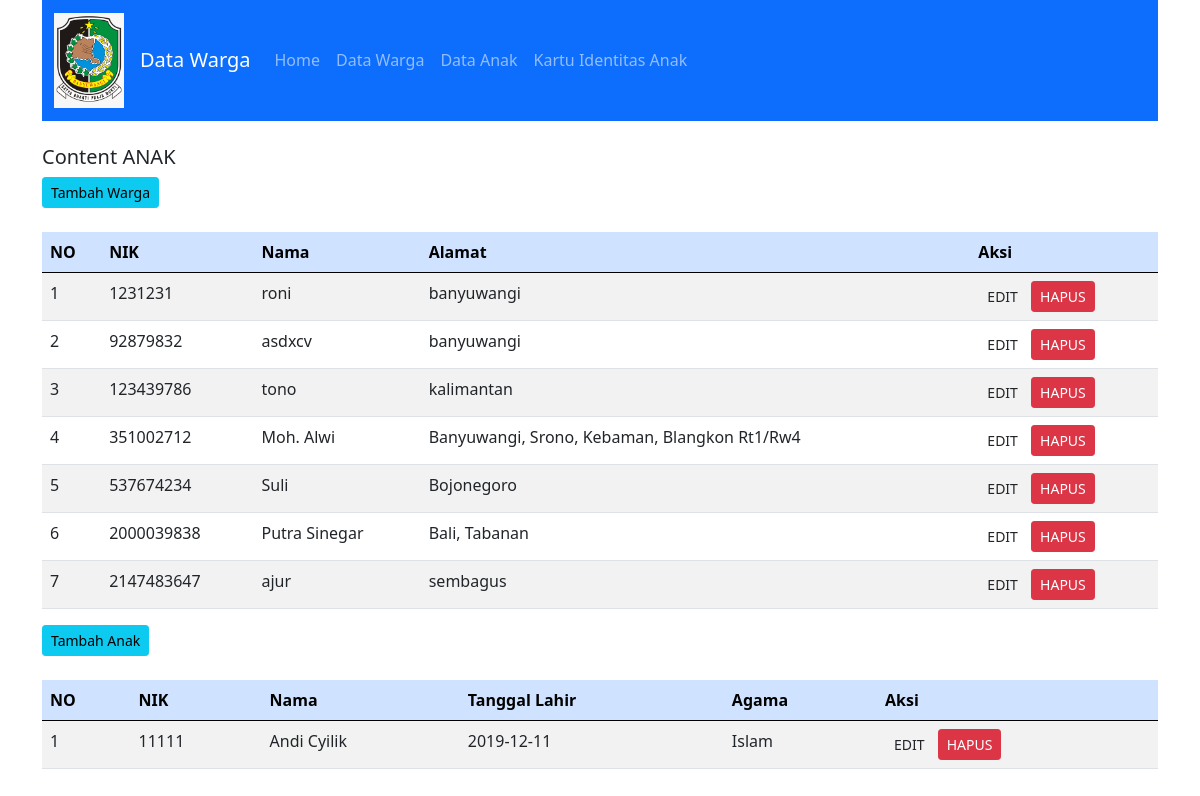
/myapputs/index.php?target=anak, run on the app's committed database.
### tables this page shows
CREATE TABLE `warga` (
  `tbnama` varchar(100) NOT NULL,
  `tbnik` int(50) NOT NULL,
  `tbalamat` text NOT NULL,
  `agama` text NOT NULL
);

CREATE TABLE `anak` (
  `tbnama` varchar(255) NOT NULL,
  `tbnik` int(255) NOT NULL,
  `tblahir` date NOT NULL,
  `agama` text NOT NULL,
  `kartu_identitas` tinyint(1) NOT NULL
);

### myapputs/autoload.php (called while the page is built, shortened)
<?php
function autoload($class)
{
  $file = $class . ".php";
}
?>

### myapputs/Config/Query_builder.php (called while the page is built, shortened)
<?php
class Query_builder implements Query
{
  private $v_db, $v_table, $v_select, $v_join, $v_where, $v_order_by, $v_query,
          $v_insert, $v_update, $v_delete;
  public function __construct($dataKoneksi)
  {
    $this->v_db = new \mysqli($dataKoneksi['host'],$dataKoneksi['user'],$dataKoneksi['password'], $dataKoneksi['dbname']);
  }
  public function table($table)
  {
    $this->v_table = $table;
    return $this;
  }
  public function get()
  {
    $this->v_query = "SELECT ";
    if (!empty($this->v_select)){
      $this->v_query .= $this->v_select . " ";
    }else{
      $this->v_query .=" * ";
    }
    $this->v_query .= "FROM " . $this->v_table . "";
    return $this;
  }
  public function resultArray()
  {
    $data = $this->v_db->query($this->v_query);
    $rows = array();
    while ($row = $data->fetch_array()){
      $rows[] = $row;
    }
    return $rows;
  }
}
?>

### myapputs/Master/warga.php (the view, shortened to what this page needs)
<?php
class warga
{
  private $db;
  public function __construct($con)
  {
    $this->db = new Query_builder($con);
  }
  public function index()
  {
    $data = $this->db->table('warga')->get()->resultArray();
    $res = '<a href="?target=datawarga&act=tambah_warga" class="btn btn-info btn-sm">Tambah Warga</a><br><br>
    <div class ="table-responsive">
    <table class="table table-striped">
    <thead class="table-primary">
      <tr>
        <th>NO</th>
        <th>NIK</th>
        <th>Nama</th>
        <th>Alamat</th>
        <th>Aksi</th>
      </tr>
    </thead>
    <tbody>';
    $no = 1;
    foreach ($data as $r) {
      $res .= '<tr>
      <td>'.$no.'</td>
      <td>'.$r['tbnik'].'</td>
      <td>'.$r['tbnama'].'</td>
      <td>'.$r['tbalamat'].'</td>
      <td>
        <a href="?target=datawarga&act=edit_warga&id=' .$r['tbnik']. '" class="btn btn-sm">EDIT</a>
        <a href="?target=datawarga&act=delete_warga&id= '.$r['tbnik']. '" class="btn btn-danger btn-sm">HAPUS</a>
      </td>';
      $no++;
    }
    $res .='</tbody>
    </table>
    </div>';
    return $res;
  }
}
?>

### myapputs/Master/anak.php (shortened to what this page needs)
<?php
class anak
{
    private $db;
    public function __construct($con)
    {
        $this->db = new Query_builder($con);
    }
    public function index()
    {
        $data = $this->db->table('anak')->get()->resultArray();
        $res = '
            <a href="?target=anak&act=tambah_anak" class="btn btn-info btn-sm">Tambah Anak</a><br><br>
            <div class="table-responsive">
                <table class="table table-striped">
                    <thead class="table-primary">
                        <tr>
                            <th>NO</th>
                            <th>NIK</th>
                            <th>Nama</th>
                            <th>Tanggal Lahir</th>
                            <th>Agama</th>
                            <th>Aksi</th>
                        </tr>
                    </thead>
                    <tbody>';
        $no = 1;
        foreach ($data as $r) {
            $res .= '
                        <tr>
                            <td>' . $no . '</td>
                            <td>' . $r['tbnik'] . '</td>
                            <td>' . $r['tbnama'] . '</td>
                            <td>' . $r['tblahir'] . '</td>
                            <td>' . $r['agama'] . '</td>
                            <td>
                                <a href="?target=anak&act=edit_anak&id=' . $r['tbnik'] . '" class="btn btn-sm">EDIT</a>
                                <a href="?target=anak&act=delete_anak&id=' . $r['tbnik'] . '" class="btn btn-danger btn-sm">HAPUS</a>
                            </td>
                        </tr>';
            $no++;
        }
        $res .= '</tbody>
                </table>
            </div>';
        return $res;
    }
}
?>

### data on the page
warga: tbnik "1231231", tbnama "roni", tbalamat "banyuwangi"
warga: tbnik "92879832", tbnama "asdxcv", tbalamat "banyuwangi"
warga: tbnik "123439786", tbnama "tono", tbalamat "kalimantan"
warga: tbnik "351002712", tbnama "Moh. Alwi", tbalamat "Banyuwangi, Srono, Kebaman, Blangkon Rt1/Rw4"
warga: tbnik "537674234", tbnama "Suli", tbalamat "Bojonegoro"
warga: tbnik "2000039838", tbnama "Putra Sinegar", tbalamat "Bali, Tabanan"
warga: tbnik "2147483647", tbnama "ajur", tbalamat "sembagus"
anak: tbnik "11111", tbnama "Andi Cyilik", tblahir "2019-12-11", agama "Islam"

### other printed values
$r['Text'] "Home"
$r['Text'] "Data Warga"
$r['Text'] "Data Anak"
$r['Text'] "Kartu Identitas Anak"
$target "ANAK"
